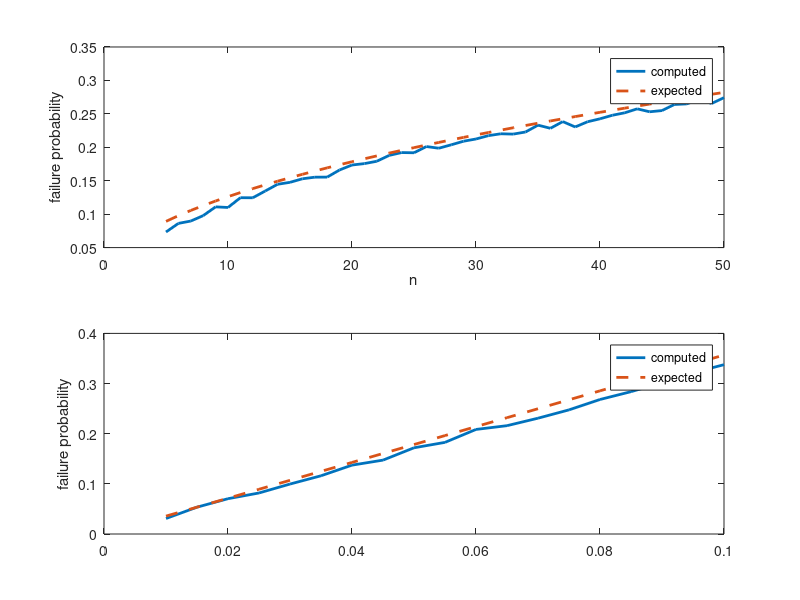

Source code (MATLAB):

T = 10000;
computed = [];
expected = [];
ns = 5:50;
for n = 5:50
    sigma = 0.05;
    expected = [expected, sqrt(2*n./pi) * sigma];
    cont = 0;
    for i = 1:T
        x = randn(n, 1);
        x = x / norm(x);
        if (abs(x(1)) < sigma)
            cont = cont + 1/T;
        end
    end
    computed = [computed, cont];
end
subplot(2, 1, 1)
plot(ns, computed, 'Linewidth', 2);
hold on
plot(ns, expected, '--', 'Linewidth', 2);
legend('computed', 'expected');
xlabel('n')
ylabel('failure probability')


clear;
T = 10000;
computed = [];
expected = [];
expected = [];
n = 20;
sigmas = 0.01:0.005:0.1;
for sigma = sigmas
    expected = [expected, sqrt(2*n./pi) * sigma];
    cont = 0;
    for i = 1:T
        x = randn(n, 1);
        x = x / norm(x);
        if (abs(x(1)) < sigma)
            cont = cont + 1/T;
        end
    end
    computed = [computed, cont];
end
subplot(2, 1, 2)
plot(sigmas, computed, 'Linewidth', 2);
hold on
plot(sigmas, expected, '--', 'Linewidth', 2);
legend('computed', 'expected')
ylabel('failure probability')